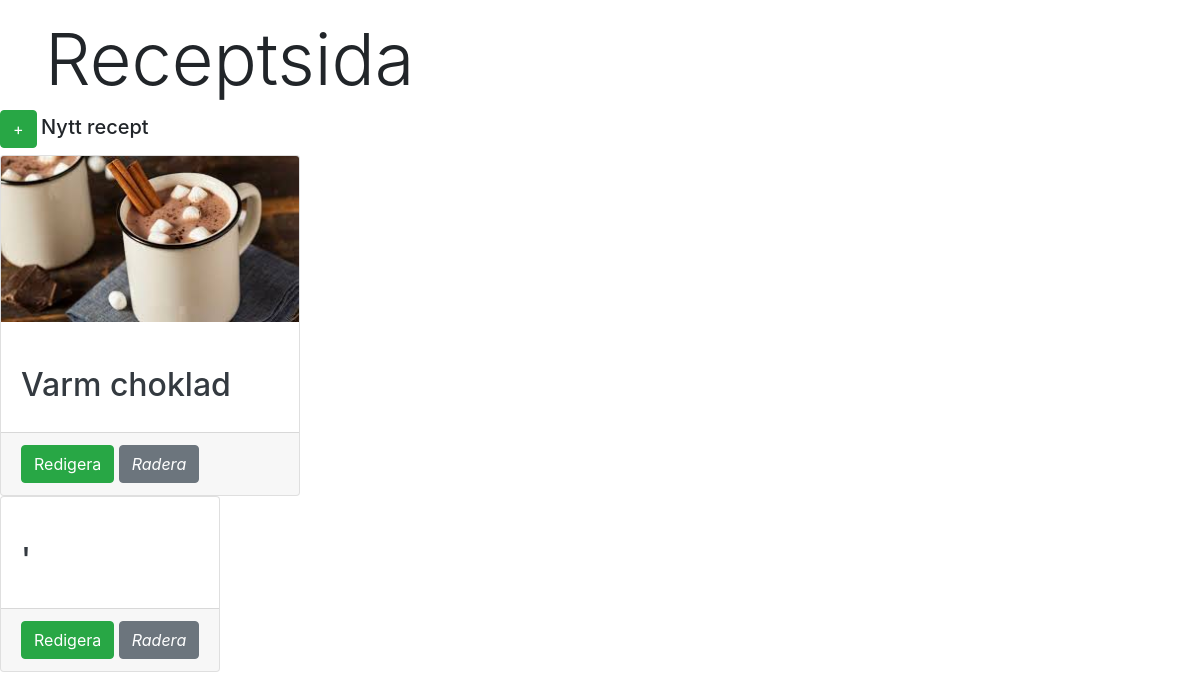
The page / on the database its author committed.
### tables this page shows
CREATE TABLE recipes
(
	id INTEGER not null
		constraint recipes_pk
			primary key,
	name varchar
, img varchar default NULL);

### index.php (called while the page is built)
<?php
require "db.php";
require "views//index.view.php";

### db.php (called while the page is built, shortened)
<?php
function connect()
{
    try {
        $dsn = "sqlite:" . __DIR__ . "/recipes.sqlite";
        $db = new PDO($dsn);
        $db->setAttribute(PDO::ATTR_ERRMODE, PDO::ERRMODE_EXCEPTION);
        $db->setAttribute(PDO::ATTR_DEFAULT_FETCH_MODE, PDO::FETCH_ASSOC);
        return $db;
    } catch (PDOException $e) {
        echo $e->errorInfo;
        exit();
    }
}
function runQuery($query)
{
    $db = connect();
    $stmt = $db->prepare($query);
    $stmt->execute();
    $result = $stmt->fetchAll();
    return $result;
}
function getAllNames()
{
    $query = "SELECT * FROM recipes WHERE 1";
    return runQuery($query);
}

### views/index.view.php (the view, shortened to what this page needs)
<!doctype html>
<html lang="en">
<head>
    <link rel="stylesheet" href="https://stackpath.bootstrapcdn.com/bootstrap/4.4.1/css/bootstrap.min.css"
>
</head>
<body>
<?php
$recipes = getAllNames();
?>
<div class="container mt-3">
    <h1 class="display-3">Receptsida</h1>
</div>
<a href="newRecipe.php" class="btn btn-success">+</a> <label for=""><h2 class="h5">Nytt recept</h2></label>
<div class=" mb-2 d-flex align-content-stretch col-12 col-md-6 col-lg-4 col-xl-3">
    <div class="row">
        <?php
        foreach ($recipes
                 as $recipe) { ?>
                <div class="card">
                    <?php if($recipe["img"] != null){?>
                        <a href="recipe.php/?id=<?= $recipe["id"] ?>"><img class="card-img-top" src="uploads/<?=$recipe["img"]?>" alt="Card image cap"></a>
                    <?php } ?>
                    <div class="card-body">
                        <br>
                        <a href="recipe.php/?id=<?= $recipe["id"] ?>"><h2
                                    class="text-dark"><?= $recipe["name"]; ?></h2></a>
                    </div>
                    <div class="card-footer">
                        <a href="editRecipe.php/?id=<?= $recipe["id"] ?>" class="btn btn-success">Redigera</a>
                        <a href="deleteRecipe.php/?id=<?= $recipe["id"] ?>" class="btn btn-secondary"><i>Radera</i></a>
                </div>
            </div>
        <?php }
        ?>
    </div>
</div>
</body>
</html>

### views/index.view.php (style rules this page uses)
a { text-decoration: none; color: black; }

### rows shown on the page
recipes: img (picture), name "Varm choklad"
recipes: name "'"
